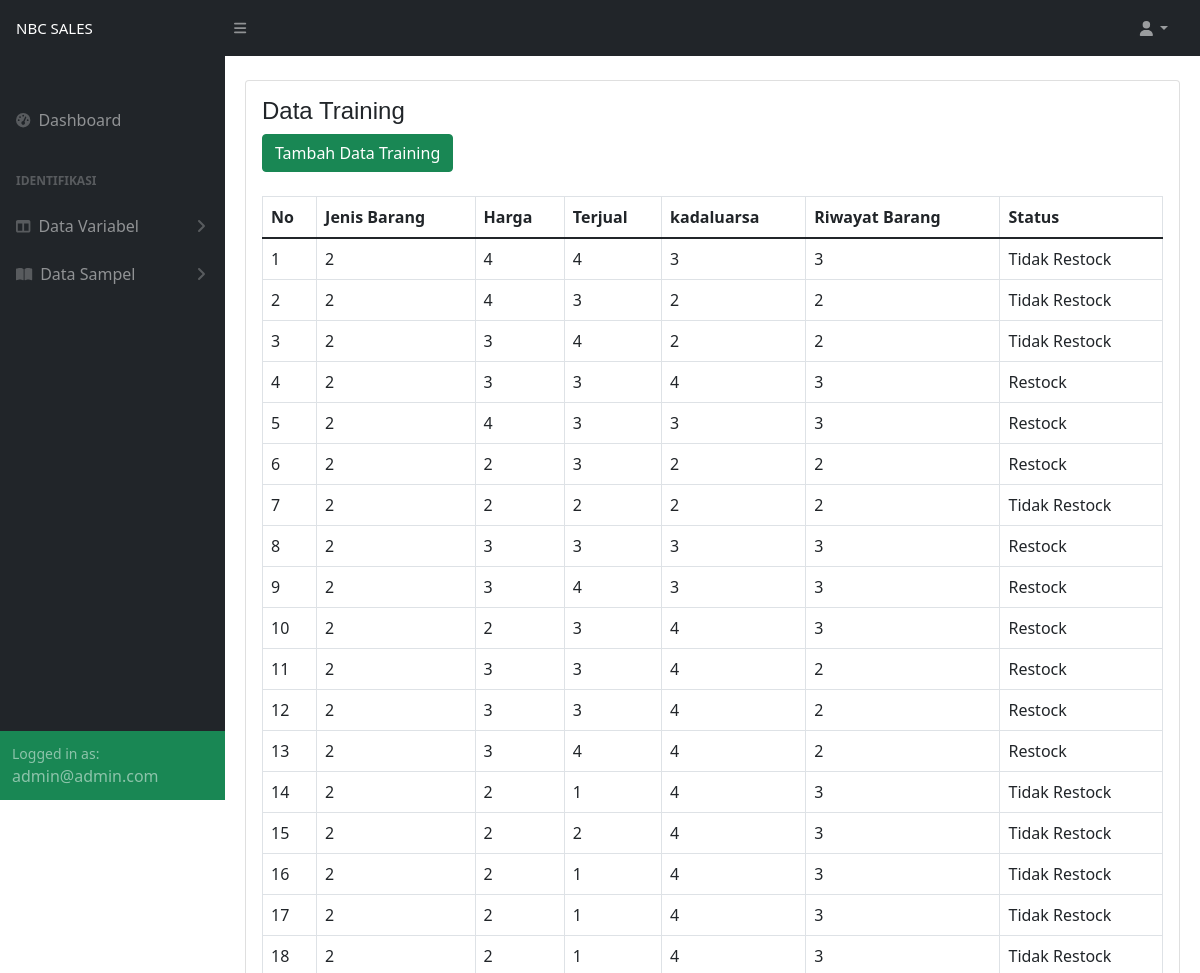
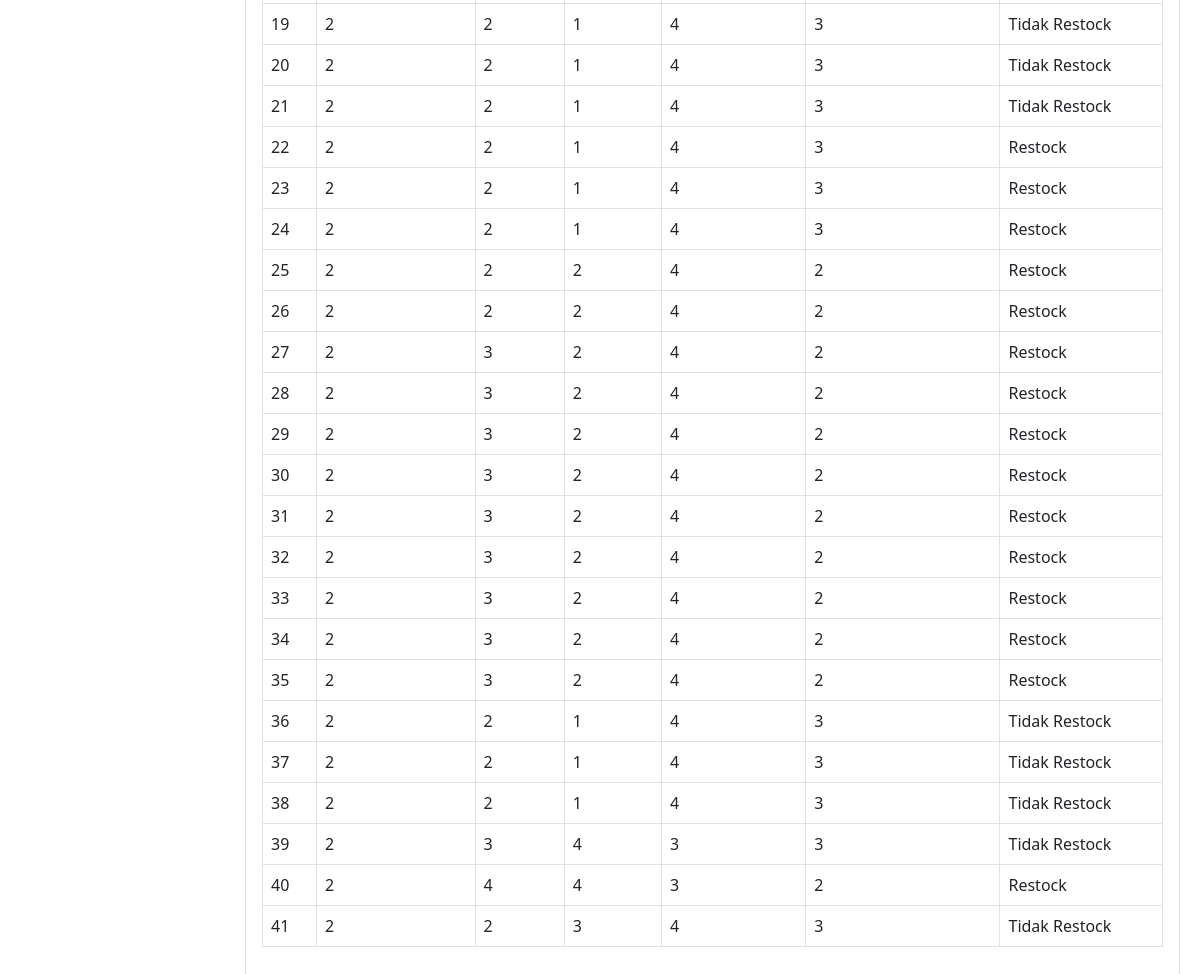
/admin/data-sampel/data-training.php (signed in), run on the app's committed database (2 pictures, top to bottom).
### tables this page shows
CREATE TABLE `data_training` (
  `id_data_training` int(11) NOT NULL,
  `jenis_barang` varchar(100) NOT NULL,
  `harga` varchar(100) NOT NULL,
  `terjual` varchar(100) NOT NULL,
  `kadaluarsa` varchar(100) NOT NULL,
  `riwayat` int(11) NOT NULL,
  `stock` varchar(15) NOT NULL
);

### config/admin/data-training/view.php (the view)
<?php
include('../../config/koneksi.php');
    $no = 1;
    $query = mysqli_query($con,"SELECT * FROM data_training");
	while( $row = mysqli_fetch_array($query)){
?>
                        <tr>
                            <td> <?php echo $no++?> </td>
                            <td> <?php echo $row['jenis_barang'];?> </td>
                            <td> <?php echo $row['harga'];?></td>
                            <td> <?php echo $row['terjual'];?></td>
                            <td> <?php echo $row['kadaluarsa'];?> </td>
                            <td> <?php echo $row['riwayat'];?> </td>
                            <td> <?php echo $row['stock'];?> </td>
                          </tr>
<?php
	}
?>

### admin/data-sampel/data-training.php (shortened to what this page needs)
<!DOCTYPE html>
<html lang="en">
     <head>
        <link href="../../https://cdn.jsdelivr.net/npm/simple-datatables@latest/dist/style.css" rel="stylesheet" />
        <link href="../../backend/assets/css/styles.css" rel="stylesheet" />
    </head>
  <body class="sb-nav-fixed">
    <?php include('../component/sidebar.php'); ?>
    <div class="container-fluid page-body-wrapper">
        <div id="layoutSidenav">
          <?php include('../component/navbar.php'); ?>
        </div>
        <div id="layoutSidenav_content">
                <main>
                    <div class="container-fluid px-2">
            <div class="row">
              <div class="col-lg-12 grid-margin stretch-card">
                <div class="card">
                  <div class="card-body">
                    <h4 class="card-title">Data Training</h4>
                    <a href="create-data-training.php" class="btn btn-success btn-fw"> Tambah Data Training </a>
                    <br><br>
                    <div class="table-responsive">
                      <table class="table table-bordered">
                        <thead>
                          <tr>
                            <th> No </th>
                            <th> Jenis Barang </th>
                            <th> Harga </th>
                            <th> Terjual </th>
                            <th> kadaluarsa </th>
                            <th> Riwayat Barang </th>
                            <th> Status </th>
                          </tr>
                        </thead>
                        <tbody>
                          <?php include("../../config/admin/data-training/view.php"); ?>
                        </tbody>
                      </table>
                    </div>
                  </div>
                </div>
              </div>
            </div>
          </div>
        </div>
      </div>
  </body>
</html>

### admin/component/sidebar.php (shortened to what this page needs)
<!DOCTYPE html>
<html lang="en">
    <head>
        <link href="../../backend/css/styles.css" rel="stylesheet" />
    </head>
        <div id="layoutSidenav">
            <div id="layoutSidenav_nav">
                <nav class="sb-sidenav accordion sb-sidenav-dark" id="sidenavAccordion">
                    <div class="sb-sidenav-menu">
                        <div class="nav">
                            <div class="sb-sidenav-menu-heading">
                            </div>
                            <a class="nav-link" href="../dashboard/index.php">
                                <div class="sb-nav-link-icon"><i class="fas fa-tachometer-alt"></i></div>
                                Dashboard
                            </a>
                            <div class="sb-sidenav-menu-heading">Identifikasi</div>
                            <a class="nav-link collapsed" href="#" data-bs-toggle="collapse" data-bs-target="#collapseLayouts" aria-expanded="false" aria-controls="collapseLayouts">
                                <div class="sb-nav-link-icon"><i class="fas fa-columns"></i></div>
                                Data Variabel
                                <div class="sb-sidenav-collapse-arrow"><i class="fas fa-angle-down"></i></div>
                            </a>
                            <a class="nav-link collapsed" href="#" data-bs-toggle="collapse" data-bs-target="#collapsePages" aria-expanded="false" aria-controls="collapsePages">
                                <div class="sb-nav-link-icon"><i class="fas fa-book-open"></i></div>
                                Data Sampel
                                <div class="sb-sidenav-collapse-arrow"><i class="fas fa-angle-down"></i></div>
                            </a>
                            <div class="sb-sidenav-menu-heading"></div>
                        </div>
                    </div>
                    <div class="sb-sidenav-footer bg-success">
                        <div class="small">Logged in as:</div>
                        <?php echo $_SESSION['email'];?>
                    </div>
                </nav>
            </div>
    </body>
</html>

### admin/component/navbar.php (shortened to what this page needs)
<!DOCTYPE html>
<html lang="en">
    <head>
        <link href="css/styles.css" rel="stylesheet" />
    </head>
    <body>
        <nav class="sb-topnav navbar navbar-expand navbar-dark bg-dark">
            <a class="navbar-brand ps-3" href="index.html">NBC SALES</a>
            <button class="btn btn-link btn-sm order-1 order-lg-0 me-4 me-lg-0" id="sidebarToggle" href="#!"><i class="fas fa-bars"></i></button>
            <ul class="navbar-nav ms-auto ms-md-0 me-3 me-lg-4">
                <li class="nav-item dropdown">
                    <a class="nav-link dropdown-toggle" id="navbarDropdown" href="#" role="button" data-bs-toggle="dropdown" aria-expanded="false"><i class="fas fa-user fa-fw"></i></a>
                </li>
            </ul>
        </nav>
    </body>
</html>

### frontend/assets/css/style.css (style rules this page uses)
body { font-family: "Open Sans", sans-serif; color: #444444; }
a { color: #47b2e4; text-decoration: none; }
h1, h2, h3, h4, h5, h6 { font-family: "Jost", sans-serif; }
.navbar { padding: 0; }
.navbar ul { margin: 0; padding: 0; display: flex; list-style: none; align-items: center; }
.navbar li { position: relative; }
.navbar a, .navbar a:focus { display: flex; align-items: center; justify-content: space-between; padding: 10px 0 10px 30px; font-size: 15px; font-weight: 500; color: #fff; white-space: nowrap; transition: 0.3s; }

### data on the page
data_training: jenis_barang "2", harga "4", terjual "4", kadaluarsa "3", riwayat "3", stock "Tidak Restock"
data_training: jenis_barang "2", harga "4", terjual "3", kadaluarsa "2", riwayat "2", stock "Tidak Restock"
data_training: jenis_barang "2", harga "3", terjual "4", kadaluarsa "2", riwayat "2", stock "Tidak Restock"
data_training: jenis_barang "2", harga "3", terjual "3", kadaluarsa "4", riwayat "3", stock "Restock"
data_training: jenis_barang "2", harga "4", terjual "3", kadaluarsa "3", riwayat "3", stock "Restock"
data_training: jenis_barang "2", harga "2", terjual "3", kadaluarsa "2", riwayat "2", stock "Restock"
data_training: jenis_barang "2", harga "2", terjual "2", kadaluarsa "2", riwayat "2", stock "Tidak Restock"
data_training: jenis_barang "2", harga "3", terjual "3", kadaluarsa "3", riwayat "3", stock "Restock"
data_training: jenis_barang "2", harga "3", terjual "4", kadaluarsa "3", riwayat "3", stock "Restock"
data_training: jenis_barang "2", harga "2", terjual "3", kadaluarsa "4", riwayat "3", stock "Restock"
data_training: jenis_barang "2", harga "3", terjual "3", kadaluarsa "4", riwayat "2", stock "Restock"
data_training: jenis_barang "2", harga "3", terjual "3", kadaluarsa "4", riwayat "2", stock "Restock"
data_training: jenis_barang "2", harga "3", terjual "4", kadaluarsa "4", riwayat "2", stock "Restock"
data_training: jenis_barang "2", harga "2", terjual "1", kadaluarsa "4", riwayat "3", stock "Tidak Restock"
data_training: jenis_barang "2", harga "2", terjual "2", kadaluarsa "4", riwayat "3", stock "Tidak Restock"
data_training: jenis_barang "2", harga "2", terjual "1", kadaluarsa "4", riwayat "3", stock "Tidak Restock"
data_training: jenis_barang "2", harga "2", terjual "1", kadaluarsa "4", riwayat "3", stock "Tidak Restock"
data_training: jenis_barang "2", harga "2", terjual "1", kadaluarsa "4", riwayat "3", stock "Tidak Restock"
data_training: jenis_barang "2", harga "2", terjual "1", kadaluarsa "4", riwayat "3", stock "Tidak Restock"
data_training: jenis_barang "2", harga "2", terjual "1", kadaluarsa "4", riwayat "3", stock "Tidak Restock"
data_training: jenis_barang "2", harga "2", terjual "1", kadaluarsa "4", riwayat "3", stock "Tidak Restock"
data_training: jenis_barang "2", harga "2", terjual "1", kadaluarsa "4", riwayat "3", stock "Restock"
data_training: jenis_barang "2", harga "2", terjual "1", kadaluarsa "4", riwayat "3", stock "Restock"
data_training: jenis_barang "2", harga "2", terjual "1", kadaluarsa "4", riwayat "3", stock "Restock"
data_training: jenis_barang "2", harga "2", terjual "2", kadaluarsa "4", riwayat "2", stock "Restock"
data_training: jenis_barang "2", harga "2", terjual "2", kadaluarsa "4", riwayat "2", stock "Restock"
data_training: jenis_barang "2", harga "3", terjual "2", kadaluarsa "4", riwayat "2", stock "Restock"
data_training: jenis_barang "2", harga "3", terjual "2", kadaluarsa "4", riwayat "2", stock "Restock"
data_training: jenis_barang "2", harga "3", terjual "2", kadaluarsa "4", riwayat "2", stock "Restock"
data_training: jenis_barang "2", harga "3", terjual "2", kadaluarsa "4", riwayat "2", stock "Restock"
data_training: jenis_barang "2", harga "3", terjual "2", kadaluarsa "4", riwayat "2", stock "Restock"
data_training: jenis_barang "2", harga "3", terjual "2", kadaluarsa "4", riwayat "2", stock "Restock"
data_training: jenis_barang "2", harga "3", terjual "2", kadaluarsa "4", riwayat "2", stock "Restock"
data_training: jenis_barang "2", harga "3", terjual "2", kadaluarsa "4", riwayat "2", stock "Restock"
data_training: jenis_barang "2", harga "3", terjual "2", kadaluarsa "4", riwayat "2", stock "Restock"
data_training: jenis_barang "2", harga "2", terjual "1", kadaluarsa "4", riwayat "3", stock "Tidak Restock"
data_training: jenis_barang "2", harga "2", terjual "1", kadaluarsa "4", riwayat "3", stock "Tidak Restock"
data_training: jenis_barang "2", harga "2", terjual "1", kadaluarsa "4", riwayat "3", stock "Tidak Restock"
data_training: jenis_barang "2", harga "3", terjual "4", kadaluarsa "3", riwayat "3", stock "Tidak Restock"
data_training: jenis_barang "2", harga "4", terjual "4", kadaluarsa "3", riwayat "2", stock "Restock"
data_training: jenis_barang "2", harga "2", terjual "3", kadaluarsa "4", riwayat "3", stock "Tidak Restock"

### other printed values
$_SESSION['email'] "admin@admin.com"
